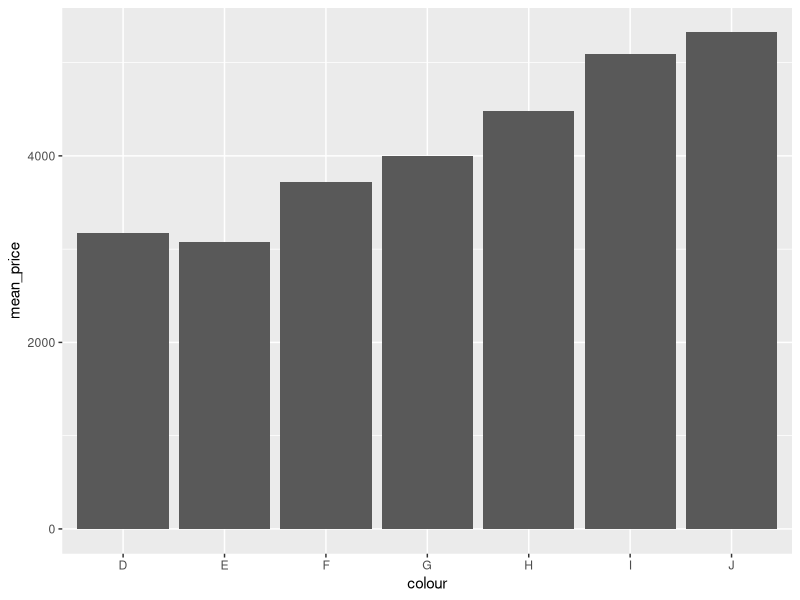
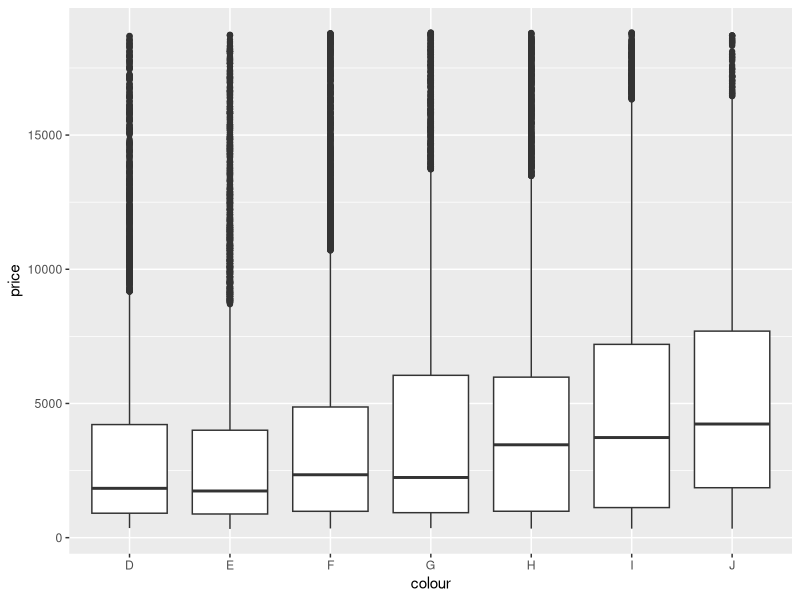
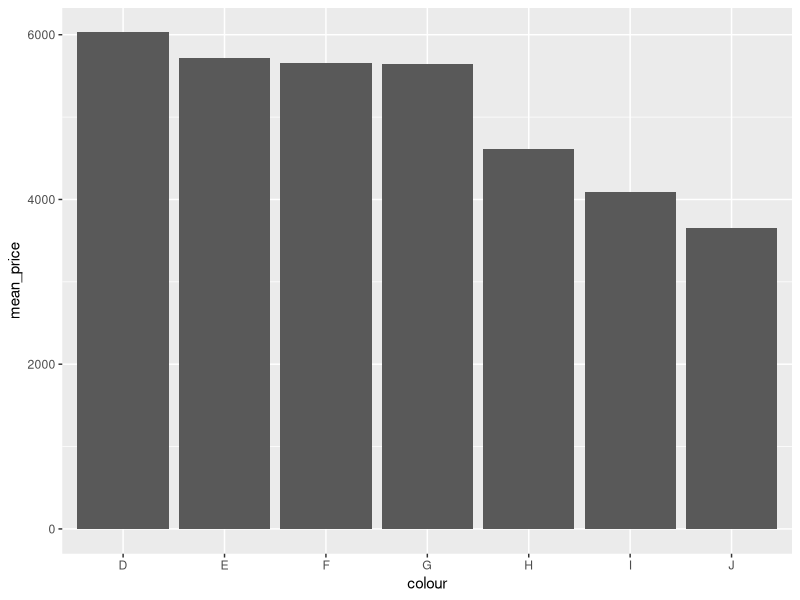
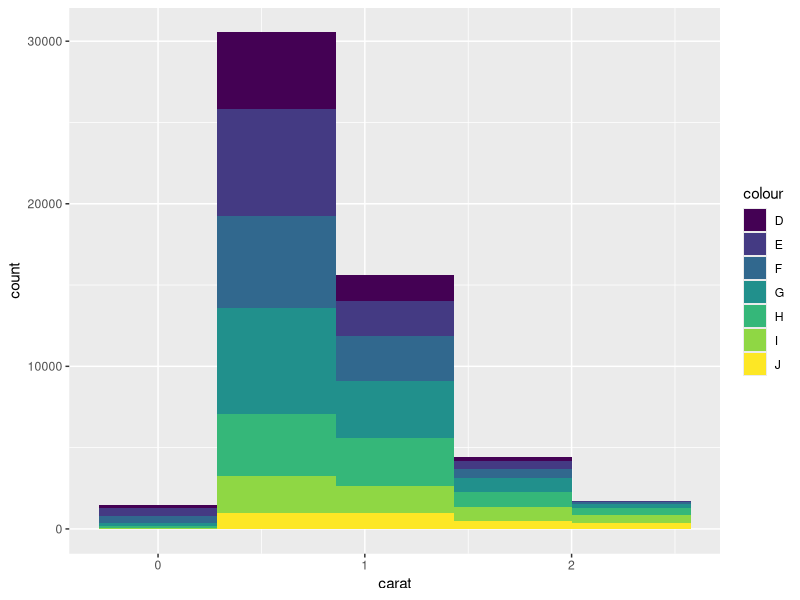
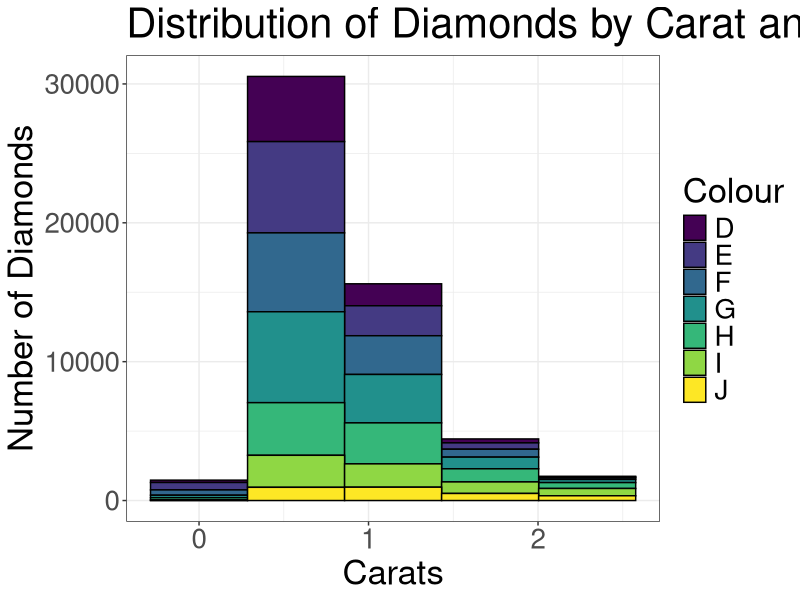
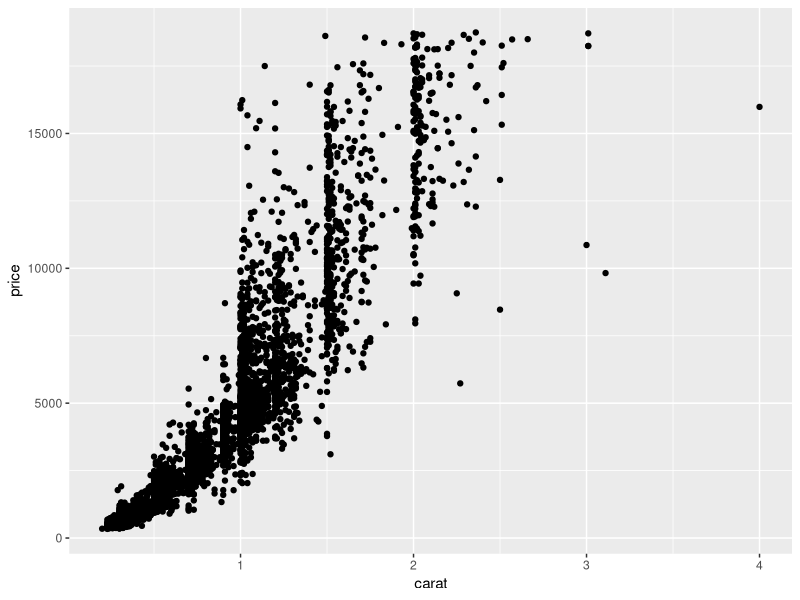
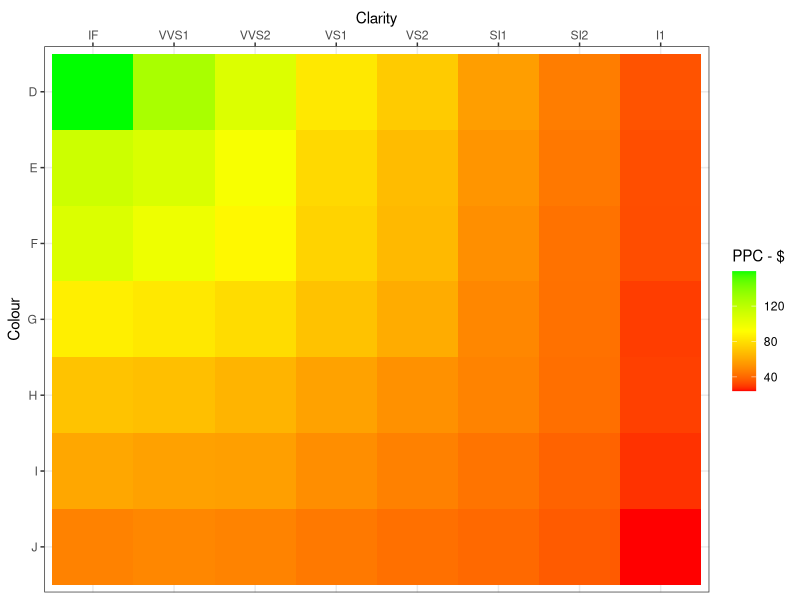
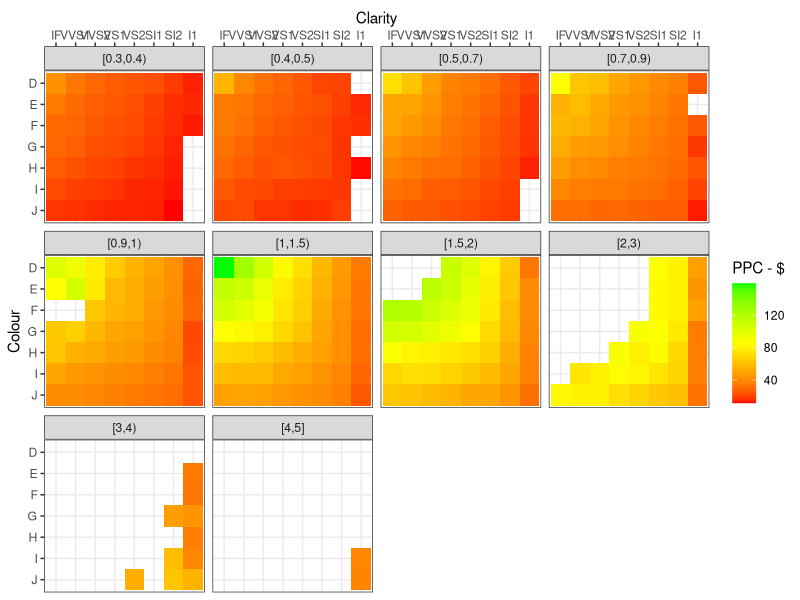

R code for these plots, in order:
library(tidyverse)

diamonds

diamonds <- rename(diamonds, colour = color)

# select ------------------------------------------------------------------
# The 4 C's of Diamonds
select(diamonds, carat, cut, colour, clarity, price)
select(diamonds, carat:clarity, price)
select(diamonds, 1:4, price)
select(diamonds, starts_with('c'), price)

# Check the docs
?select

# mutate ------------------------------------------------------------------
mutate(diamonds, ppc = price/carat)
mutate(diamonds, colour = str_to_lower(colour))

# filter ------------------------------------------------------------------
# What are the different levels?
distinct(diamonds, colour)$colour

filter(diamonds, carat > 0.24, cut == 'Good')
filter(diamonds, colour %in% c('I', 'J'))

# arrange -----------------------------------------------------------------
arrange(diamonds, cut, colour)
arrange(diamonds, desc(cut), colour)

# summarise ---------------------------------------------------------------
# This is an important one. Its how we derive insights from a dataset
summarise(diamonds, m_carat = mean(carat))

diamonds %>%
  group_by(colour) %>%
  summarise(mean_price = mean(price))

# Really weird! Price increases as colour get worse?? 
# We will explore this further. Think about what could be causing this

# task 1 ------------------------------------------------------------------
excellent_diamonds <- diamonds %>% 
  filter(cut >= 'Very Good') %>%  # Only consider Very Good, Premium, Ideal Cut
  filter(carat >= 0.3) %>%
  mutate(ppc = price/(100*carat)) %>%
  select(carat, price, ppc, colour = colour, clarity)


# pivoting example --------------------------------------------------------
relig_income %>% 
  pivot_longer(-religion, names_to = 'income', values_to = 'count') %>%
  pivot_wider(names_from = 'income', values_from = 'count')

# task 2 ------------------------------------------------------------------
carat_lower_bounds <- c(0.01, 0.04, 0.08, 0.15, 0.18, 
                        0.23, 0.3, 0.4, 0.5, 0.7, 
                        0.9, 1, 1.5, 2, 3, 4, 5)

rapaport_report <- excellent_diamonds %>%
  mutate(size_interval = cut(carat,
                             carat_lower_bounds, 
                             include.lowest = TRUE, 
                             right = FALSE)) %>%
  group_by(size_interval, colour, clarity) %>%
  summarise(ppc = median(ppc), .groups = 'drop')

# Single report
rapaport_report %>%
  filter(size_interval == '[1,1.5)') %>%
  select(-size_interval) %>%
  arrange(desc(clarity)) %>%
  pivot_wider(names_from = clarity, values_from = ppc)

# All reports
rapaport_report %>%
  group_split(size_interval) %>%
  lapply(function(df) {
    df %>%
      select(-size_interval) %>%
      arrange(desc(clarity)) %>%
      pivot_wider(names_from = clarity, values_from = ppc)
  })

# ggplot ------------------------------------------------------------------
# Impact of Colour
diamonds %>%
  group_by(colour) %>%
  summarise(mean_price = mean(price)) %>%
  ggplot(aes(colour, mean_price)) +
  geom_col()

# Large spread. Low Confidence
diamonds %>%
  ggplot(aes(x = colour, y = price)) +
  geom_boxplot() 

# What else is impacting price?
diamonds %>%
  group_by(colour) %>%
  summarise(median_carats = median(carat))

# More good coloured diamonds with lower carats. Those are influencing the price
# This tells me that carats have a much bigger impact on price than colour

diamonds %>%
  filter(carat > 0.9, carat < 1.1) %>%
  group_by(colour) %>%
  summarise(mean_price = mean(price)) %>%
  ggplot(aes(colour, mean_price)) +
  geom_col()

# Another way to visualise this
diamonds %>%
  filter(carat < 2.5) %>%
  ggplot(aes(x = carat, fill = colour)) + 
  geom_histogram(bins = 5)

# Prettify
diamonds %>%
  filter(carat < 2.5) %>%
  ggplot(aes(x = carat, fill = colour)) + 
  geom_histogram(bins = 5, colour = 'black') +
  theme_bw() + 
  labs(title = 'Distribution of Diamonds by Carat and Colour',
       x = 'Carats',
       y = 'Number of Diamonds',
       fill = 'Colour') +
  theme(text = element_text(size = 25))

# Carats seem to be the main driver of price
# Uneven distribution. Clustered at round numbers
diamonds %>%
  slice_sample(n = 5000) %>%
  ggplot(aes(x = carat, y = price)) +
  geom_point() 

# task 3 ------------------------------------------------------------------
rapaport_report %>%
  filter(size_interval == '[1,1.5)') %>%
  ggplot(aes(x = reorder(clarity, desc(clarity)), 
             y = reorder(colour, desc(colour)),
             fill = ppc)) +
  geom_tile() +
  scale_x_discrete(position = "top") +
  labs(x = 'Clarity', y = 'Colour', fill = 'PPC - $') + 
  theme_bw() +
  scale_fill_gradientn(colours = c('red', 'yellow', 'green'))

rapaport_report %>%
  ggplot(aes(x = reorder(clarity, desc(clarity)), 
             y = reorder(colour, desc(colour)),
             fill = ppc)) +
  geom_tile() +
  scale_x_discrete(position = "top") +
  labs(x = 'Clarity', y = 'Colour', fill = 'PPC - $') + 
  theme_bw() +
  scale_fill_gradientn(colours = c('red', 'yellow', 'green')) +
  facet_wrap(~size_interval)


